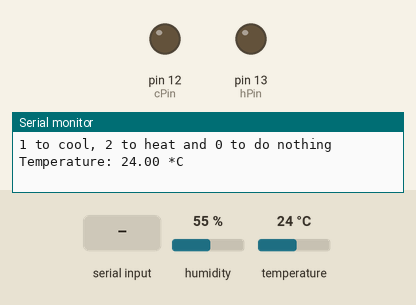
Simulated run of this sketch. Board: Arduino Uno, built with avr-gcc and run on an emulated ATmega328P. Parts: output pins drawn as LEDs (lit = HIGH), the last lines printed to the serial monitor. The test bench sets the inputs (shaded band); at power-on: humidity 55 %, temperature 24 °C.

Above: at 1.2 s.
1.3 s: "1\n" received over Serial
At 5.2 s:
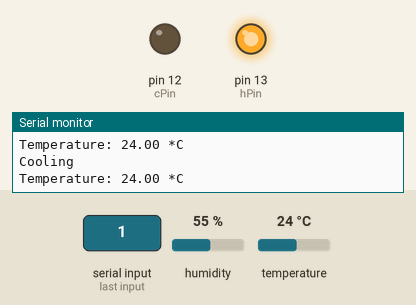
5.5 s: "2\n" received over Serial
At 7.7 s:
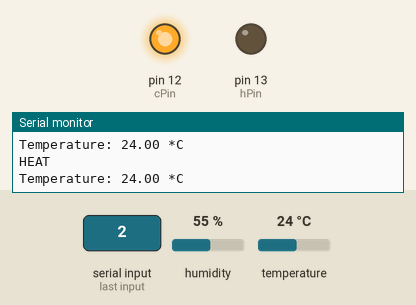
8.5 s: "0\n" received over Serial
At 11.5 s:
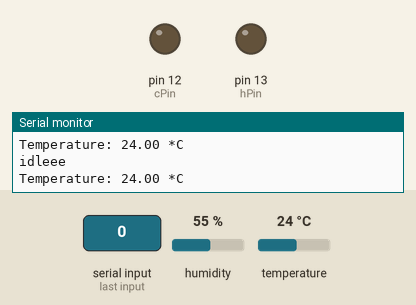
Timing chart, 0 to 13.0 s (numbered marks = the images above; inputs shaded):
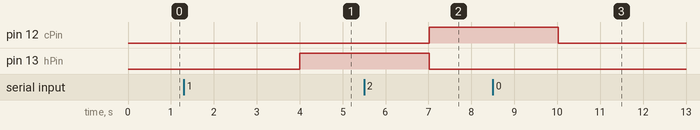

Measured:
- after the input at 1.3 s, pin 13 (hPin): LOW → HIGH after 2.7 s
- after the input at 5.5 s, pin 12 (cPin): LOW → HIGH after 1.5 s; pin 13 (hPin): HIGH → LOW after 1.5 s
- after the input at 8.5 s, pin 12 (cPin): HIGH → LOW after 1.5 s

The sketch:

incubator_hbridge1.ino
```cpp
#include "DHT.h"
#define DHTTYPE DHT22
#define DHTPIN 2
DHT dht(DHTPIN, DHTTYPE);
#define hPin 13
#define cPin 12
void setup()
{
  Serial.begin(9600);
  pinMode(hPin,OUTPUT);
  pinMode(cPin,OUTPUT);
  dht.begin();
  Serial.println("1 to cool, 2 to heat and 0 to do nothing");
}

void loop()
{
  int b1=Serial.parseInt();
  if (Serial.read() == '\n')
  {
    if(b1==1)
    {
      Serial.println("Cooling");
      digitalWrite(hPin, HIGH);
      digitalWrite(cPin, LOW);
    }
    if(b1==2)
    {
	Serial.println("HEAT");
      digitalWrite(hPin, LOW);
      digitalWrite(cPin, HIGH);
    }
    if(b1==0)
    {
      Serial.println("idleee");
      digitalWrite(hPin, LOW);
      digitalWrite(cPin,LOW);
    }
  }

  float t = dht.readTemperature();
  if (isnan(t))
  {
    Serial.println("Failed to read from DHT sensor!");
  }

  Serial.print("Temperature: ");
  Serial.print(t);
  Serial.println(" *C ");
  delay(3000);

}
```
